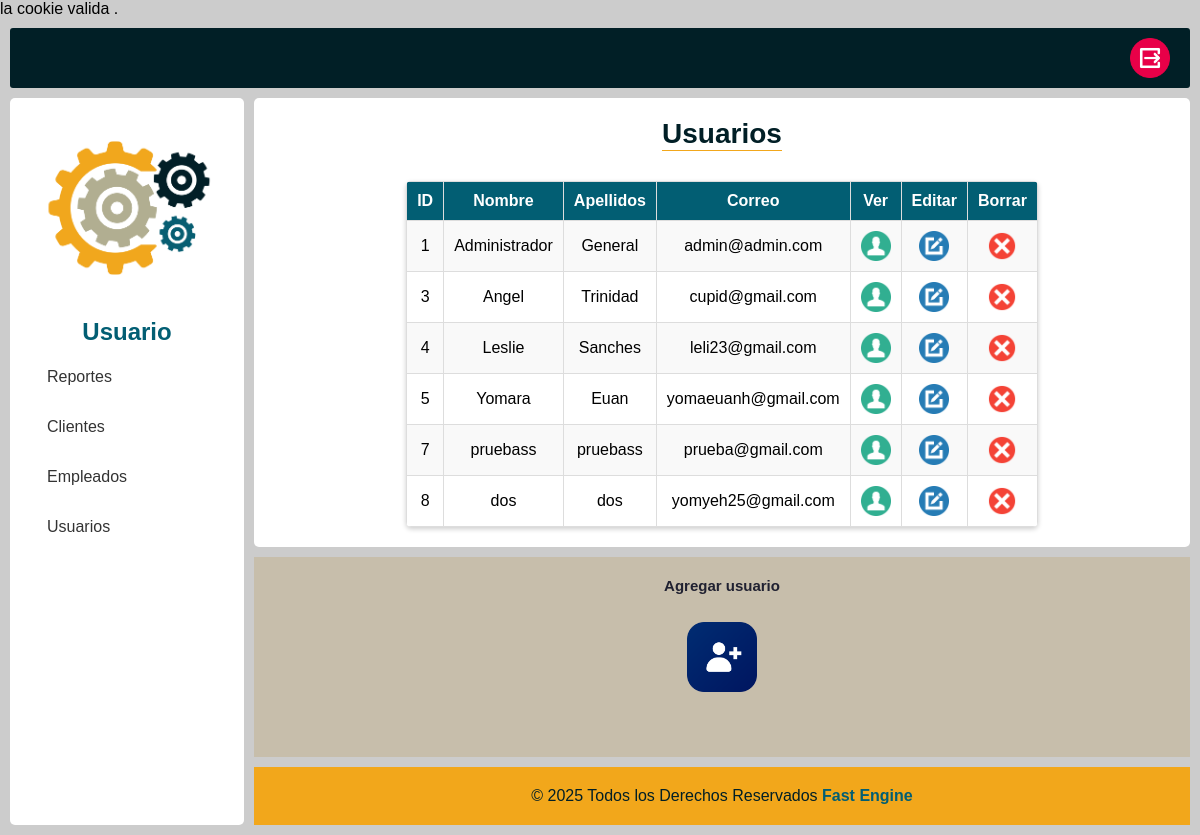
/usuarios.php (signed in), run on the app's committed database.
### tables this page shows
CREATE TABLE `usuarios` (
  `ID_usuario` int(10) NOT NULL,
  `nombre` varchar(50) NOT NULL,
  `apellido` varchar(50) NOT NULL,
  `email` varchar(50) NOT NULL,
  `contrasena` varchar(100) NOT NULL,
  `fecha_nacimiento` date NOT NULL
);

### usuarios.php (the view, shortened to what this page needs)
<!DOCTYPE html>
<html lang="en">
<head>
    <link rel="stylesheet" type="text/css" href="css/style-principal.css">
    <link rel="stylesheet" type="text/css" href="css/style-usuario.css">
</head>
<body>
    <div class="div-1200px">
        <div class="div-flex">
            <div class="container">
                <?php include 'utils/navbar.php' ?>
                <div class="sub-container">
                    <?php
                    include 'utils/sidebar.php';
                    ?>
                    <div class="main-container">
                        <div class="main">
                            <h1 class="main-titulo">Usuarios</h1>
                            <div class="div-usuarios">
                                <table class="tabla-usuarios">
                                    <tr>
                                        <th class="font-yellow">ID</th>
                                        <th>Nombre</th>
                                        <th>Apellidos</th>
                                        <th>Correo</th>
                                        <th class="font-yellow">Ver</th>
                                        <th class="font-yellow">Editar</th>
                                        <th class="font-yello">Borrar</th>
                                    </tr>
                                    <?php
                                    require "conn.php";
                                    $todos = "SELECT * FROM usuarios ORDER BY ID_usuario ASC";
                                    $resultado = mysqli_query($conectar, $todos);
                                    while ($fila = $resultado->fetch_array()) {
                                    ?>
                                        <tr>
                                            <td><?php echo $fila["ID_usuario"] ?></td>
                                            <td><?php echo $fila["nombre"] ?></td>
                                            <td><?php echo $fila["apellido"] ?></td>
                                            <td><?php echo $fila["email"] ?></td>
                                            <td><a href="ver-usuario.php?id=<?php echo $fila["ID_usuario"]; ?>"><img class="img-tabla" src="img/see.png" alt=""></a></td>
                                            <td><a href="editar-usuario.php?id=<?php echo $fila["ID_usuario"]; ?> "><img class="img-tabla" src="img/edit.png" alt=""></a></td>
                                            <td><a href="#" onClick="validarDelete('eliminar.php?id=<?php echo $fila["ID_usuario"]; ?>')"><img class="img-tabla" src="img/delete.png" alt=""></a></td>
                                        </tr>
                                    <?php } ?>
                                </table>
                            </div>
                        </div>
                        <div class="content2">
                            <h2 class="main-subtitulo">Agregar usuario</h2>
                            <div class="div-add">
                                <a class="add-user" href="agregar-usuario.php">
                                    <img src="img/add-user.png" alt="">
                                </a>
                            </div>
                        </div>
                        <?php include 'utils/footer.php' ?>
                    </div>
                </div>
            </div>
        </div>
    </div>
</body>
</html>

### css/style-principal.css (style rules this page uses)
* { margin: 0; padding: 0; box-sizing: border-box; }
:root { --color1: #ccc; --colorWhite: #ffff; --colorBlack: #202131; --colorHover: #3D3D3D; --color2: #011F26; --color3: #025E73; --color4: #F2A71B; --color5: #BFB78F; --color6: #A5A692; --color7: #84B026; --color8: #D92525; --color9: #C7BEAB; }
body { font-family: Arial, sans-serif; background-color: var(--color1); }
.div-flex { display: flex; justify-items: center; align-items: flex-start; min-height: 100vh; }
.container { width: 100%; display: flex; flex-wrap: wrap; margin: 10px; gap: 10px; font-weight: 17px; }
.container > div { flex: 100%; }
.sub-container { display: flex; flex-wrap: wrap; gap: 10px; }
.main-container { flex: 4; display: flex; flex-wrap: wrap; gap: 10px; }
.main-container > div { flex: 100%; }
.main { min-height: 250px; background-color: var(--colorWhite); padding: 20px; flex-direction: column; align-items: center; text-align: center; }
.main-titulo { color: var(--color2); font-size: 28px; font-weight: bold; margin-bottom: 20px; text-align: center; border-bottom: 1px solid var(--color4); }
.main-subtitulo { color: var(--colorBlack); font-size: 15px; margin-bottom: 20px; text-align: center; }
.content1 , .content2 { min-height: 200px; padding: 20px; background-color: var(--color9); align-items: center; text-align: center; flex: 1; }
.footer p, a { color: var(--color2); margin: 0; }
.sidebar, .main, .content >div { display: flex; justify-content: center; border-radius: 5px; }

### css/style-usuario.css (style rules this page uses)
:root { --color1: #ccc; --colorWhite: #ffff; --colorBlack: #202131; --colorHover: #3D3D3D; --color2: #011F26; --color3: #025E73; --color4: #F2A71B; --color5: #BFB78F; --color6: #A5A692; --color7: #84B026; --color8: #D92525; --color9: #C7BEAB; }
.div-add , .icon { max-width: 100px; margin: auto; }
.div-add img ,.icon img { width: 100%; height: auto; }
.div-add a { background: none; text-decoration: none; }
.tabla-usuarios { width: 100%; border-collapse: collapse; margin-top: 10px; background-color: var(--colorWhite); border-radius: 5px; overflow: hidden; box-shadow: 0 2px 5px rgba(0, 0, 0, 0.2); }
.tabla-usuarios th, .tabla-usuarios td { border: 1px solid #ddd; padding: 10px; text-align: center; }
.tabla-usuarios th { background-color: var(--color3); color: var(--colorWhite); font-weight: bold; }
.tabla-usuarios tr:nth-child(even) { background-color: #f9f9f9; }
.img-tabla { width: 30px; height: 30px; transition: transform 0.2s ease-in-out; }
.add-user { display: inline-block; padding: 8px 15px; background-color: var(--color3); color: var(--colorWhite); text-decoration: none; border-radius: 5px; font-weight: bold; transition: background 0.3s; }

### data on the page
usuarios: ID_usuario "1", nombre "Administrador", apellido "General", email "admin@admin.com"
usuarios: ID_usuario "3", nombre "Angel", apellido "Trinidad", email "cupid@gmail.com"
usuarios: ID_usuario "4", nombre "Leslie", apellido "Sanches", email "leli23@gmail.com"
usuarios: ID_usuario "5", nombre "Yomara", apellido "Euan", email "yomaeuanh@gmail.com"
usuarios: ID_usuario "7", nombre "pruebass", apellido "pruebass", email "prueba@gmail.com"
usuarios: ID_usuario "8", nombre "dos", apellido "dos", email "yomyeh25@gmail.com"

### other printed values
date ("Y") "2025"
